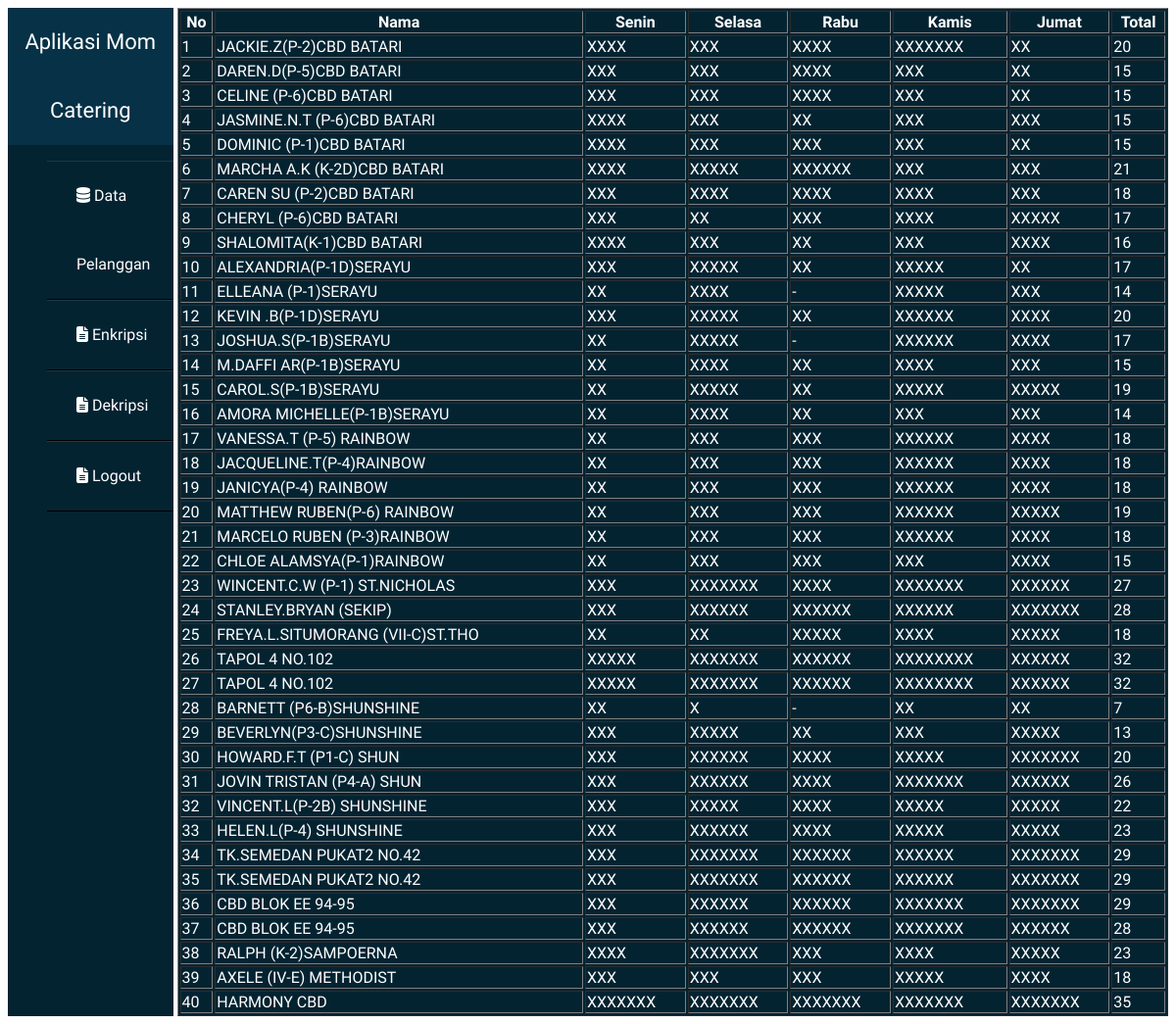
The app's page /datapelanggan.php with its own data.
### tables this page shows
CREATE TABLE `tbl_pelanggan` (
  `no` int(11) NOT NULL,
  `nama` varchar(50) DEFAULT NULL,
  `senin` varchar(10) DEFAULT NULL,
  `selasa` varchar(10) DEFAULT NULL,
  `rabu` varchar(10) DEFAULT NULL,
  `kamis` varchar(10) DEFAULT NULL,
  `jumat` varchar(10) DEFAULT NULL,
  `total` int(50) DEFAULT NULL
);

### datapelanggan.php (the view, shortened to what this page needs)
<?php
include 'koneksi.php';
$query = mysqli_query($koneksi, "SELECT * FROM tbl_pelanggan");
?>
<!DOCTYPE html>
<html lang="en">
<head>
    <link rel="stylesheet" href="database.css">
</head>
<body>
    <div class="container">
        <div class = "sidebar">
            <header>Aplikasi Mom Catering</header>
            <ul>
                <li><a href="#"><span class="fas fa-database"></span> Data Pelanggan</a></li>
                <li><a href="enkripsi.php"><span class="fas fa-file-alt"></span> Enkripsi</a></li>
                <li><a href="dekripsi.php"><span class="fas fa-file-alt"></span> Dekripsi</a></li>
                <li><a href="logout.php"><span class="fas fa-file-alt"></span> Logout</a></li>
            </ul>
        </div>
        <div id="tabel">
           <table border="1">
                <tr>
                    <th>No</th>
                    <th>Nama</th>
                    <th>Senin</th>
                    <th>Selasa</th>
                    <th>Rabu</th>
                    <th>Kamis</th>
                    <th>Jumat</th>
                    <th>Total</th>
                </tr>
            <?php
                while($database = mysqli_fetch_assoc($query)){
                    $no = $database["no"];
                    $nama = $database["nama"];
                    $senin = $database["senin"];
                    $selasa = $database["selasa"];
                    $rabu = $database["rabu"];
                    $kamis = $database["kamis"];
                    $jumat = $database["jumat"];
                    $total = $database["total"];
                echo "<tr>
                    <td>$no </td>
                    <td>$nama </td>
                    <td>$senin </td>
                    <td> $selasa </td>
                    <td> $rabu </td>
                    <td> $kamis</td>
                    <td> $jumat </td>
                    <td> $total</td>
                </tr>";
                }
                ?>
           </table>
        </div>
    </div>
</body>
</html>

### database.css (style rules this page uses)
.container { display: grid; grid-template-columns: 1fr 6fr; grid-column-gap: 4px; }
.sidebar { background: #042331; height: 100%; transition: all .5s ease; }
.sidebar header { font-size: 22px; font-family: 'Balsamiq Sans', cursive; color: white; line-height: 70px; text-align: center; background: #063146; user-select: none; }
.sidebar ul a { display: block; height: 100%; width: 100%; line-height: 70px; font-size: 16px; font-family: 'Balsamiq Sans', cursive; color: white; padding-left: 30px; box-sizing: border-box; border-top: 1px solid rgba(255, 255, 255, 0.1); border-bottom: 1px solid black; text-decoration: none; }
.sidebar ul li { list-style-type: none; }
#tabel { display:grid; background: #042331; color: white; font-family: 'Balsamiq Sans', cursive; font-size: 16px; }

### records on screen
tbl_pelanggan: no "1", nama "JACKIE.Z(P-2)CBD BATARI", senin "XXXX", selasa "XXX", rabu "XXXX", kamis "XXXXXXX", jumat "XX", total "20"
tbl_pelanggan: no "2", nama "DAREN.D(P-5)CBD BATARI", senin "XXX", selasa "XXX", rabu "XXXX", kamis "XXX", jumat "XX", total "15"
tbl_pelanggan: no "3", nama "CELINE (P-6)CBD BATARI", senin "XXX", selasa "XXX", rabu "XXXX", kamis "XXX", jumat "XX", total "15"
tbl_pelanggan: no "4", nama "JASMINE.N.T (P-6)CBD BATARI", senin "XXXX", selasa "XXX", rabu "XX", kamis "XXX", jumat "XXX", total "15"
tbl_pelanggan: no "5", nama "DOMINIC (P-1)CBD BATARI", senin "XXXX", selasa "XXX", rabu "XXX", kamis "XXX", jumat "XX", total "15"
tbl_pelanggan: no "6", nama "MARCHA A.K (K-2D)CBD BATARI", senin "XXXX", selasa "XXXXX", rabu "XXXXXX", kamis "XXX", jumat "XXX", total "21"
tbl_pelanggan: no "7", nama "CAREN SU (P-2)CBD BATARI", senin "XXX", selasa "XXXX", rabu "XXXX", kamis "XXXX", jumat "XXX", total "18"
tbl_pelanggan: no "8", nama "CHERYL (P-6)CBD BATARI", senin "XXX", selasa "XX", rabu "XXX", kamis "XXXX", jumat "XXXXX", total "17"
tbl_pelanggan: no "9", nama "SHALOMITA(K-1)CBD BATARI", senin "XXXX", selasa "XXX", rabu "XX", kamis "XXX", jumat "XXXX", total "16"
tbl_pelanggan: no "10", nama "ALEXANDRIA(P-1D)SERAYU", senin "XXX", selasa "XXXXX", rabu "XX", kamis "XXXXX", jumat "XX", total "17"
tbl_pelanggan: no "11", nama "ELLEANA (P-1)SERAYU", senin "XX", selasa "XXXX", rabu "-", kamis "XXXXX", jumat "XXX", total "14"
tbl_pelanggan: no "12", nama "KEVIN .B(P-1D)SERAYU", senin "XXX", selasa "XXXXX", rabu "XX", kamis "XXXXXX", jumat "XXXX", total "20"
tbl_pelanggan: no "13", nama "JOSHUA.S(P-1B)SERAYU", senin "XX", selasa "XXXXX", rabu "-", kamis "XXXXXX", jumat "XXXX", total "17"
tbl_pelanggan: no "14", nama "M.DAFFI AR(P-1B)SERAYU", senin "XX", selasa "XXXX", rabu "XX", kamis "XXXX", jumat "XXX", total "15"
tbl_pelanggan: no "15", nama "CAROL.S(P-1B)SERAYU", senin "XX", selasa "XXXXX", rabu "XX", kamis "XXXXX", jumat "XXXXX", total "19"
tbl_pelanggan: no "16", nama "AMORA MICHELLE(P-1B)SERAYU", senin "XX", selasa "XXXX", rabu "XX", kamis "XXX", jumat "XXX", total "14"
tbl_pelanggan: no "17", nama "VANESSA.T (P-5) RAINBOW", senin "XX", selasa "XXX", rabu "XXX", kamis "XXXXXX", jumat "XXXX", total "18"
tbl_pelanggan: no "18", nama "JACQUELINE.T(P-4)RAINBOW", senin "XX", selasa "XXX", rabu "XXX", kamis "XXXXXX", jumat "XXXX", total "18"
tbl_pelanggan: no "19", nama "JANICYA(P-4) RAINBOW", senin "XX", selasa "XXX", rabu "XXX", kamis "XXXXXX", jumat "XXXX", total "18"
tbl_pelanggan: no "20", nama "MATTHEW RUBEN(P-6) RAINBOW", senin "XX", selasa "XXX", rabu "XXX", kamis "XXXXXX", jumat "XXXXX", total "19"
tbl_pelanggan: no "21", nama "MARCELO RUBEN (P-3)RAINBOW", senin "XX", selasa "XXX", rabu "XXX", kamis "XXXXXX", jumat "XXXX", total "18"
tbl_pelanggan: no "22", nama "CHLOE ALAMSYA(P-1)RAINBOW", senin "XX", selasa "XXX", rabu "XXX", kamis "XXX", jumat "XXXX", total "15"
tbl_pelanggan: no "23", nama "WINCENT.C.W (P-1) ST.NICHOLAS", senin "XXX", selasa "XXXXXXX", rabu "XXXX", kamis "XXXXXXX", jumat "XXXXXX", total "27"
tbl_pelanggan: no "24", nama "STANLEY.BRYAN (SEKIP)", senin "XXX", selasa "XXXXXX", rabu "XXXXXX", kamis "XXXXXX", jumat "XXXXXXX", total "28"
tbl_pelanggan: no "25", nama "FREYA.L.SITUMORANG (VII-C)ST.THO", senin "XX", selasa "XX", rabu "XXXXX", kamis "XXXX", jumat "XXXXX", total "18"
tbl_pelanggan: no "26", nama "TAPOL 4 NO.102", senin "XXXXX", selasa "XXXXXXX", rabu "XXXXXX", kamis "XXXXXXXX", jumat "XXXXXX", total "32"
tbl_pelanggan: no "27", nama "TAPOL 4 NO.102", senin "XXXXX", selasa "XXXXXXX", rabu "XXXXXX", kamis "XXXXXXXX", jumat "XXXXXX", total "32"
tbl_pelanggan: no "28", nama "BARNETT (P6-B)SHUNSHINE", senin "XX", selasa "X", rabu "-", kamis "XX", jumat "XX", total "7"
tbl_pelanggan: no "29", nama "BEVERLYN(P3-C)SHUNSHINE", senin "XXX", selasa "XXXXX", rabu "XX", kamis "XXX", jumat "XXXXX", total "13"
tbl_pelanggan: no "30", nama "HOWARD.F.T (P1-C) SHUN", senin "XXX", selasa "XXXXXX", rabu "XXXX", kamis "XXXXX", jumat "XXXXXXX", total "20"
tbl_pelanggan: no "31", nama "JOVIN TRISTAN (P4-A) SHUN", senin "XXX", selasa "XXXXXX", rabu "XXXX", kamis "XXXXXXX", jumat "XXXXXX", total "26"
tbl_pelanggan: no "32", nama "VINCENT.L(P-2B) SHUNSHINE", senin "XXX", selasa "XXXXX", rabu "XXXX", kamis "XXXXX", jumat "XXXXX", total "22"
tbl_pelanggan: no "33", nama "HELEN.L(P-4) SHUNSHINE", senin "XXX", selasa "XXXXXX", rabu "XXXX", kamis "XXXXX", jumat "XXXXX", total "23"
tbl_pelanggan: no "34", nama "TK.SEMEDAN PUKAT2 NO.42", senin "XXX", selasa "XXXXXXX", rabu "XXXXXX", kamis "XXXXXX", jumat "XXXXXXX", total "29"
tbl_pelanggan: no "35", nama "TK.SEMEDAN PUKAT2 NO.42", senin "XXX", selasa "XXXXXXX", rabu "XXXXXX", kamis "XXXXXX", jumat "XXXXXXX", total "29"
tbl_pelanggan: no "36", nama "CBD BLOK EE 94-95", senin "XXX", selasa "XXXXXX", rabu "XXXXXX", kamis "XXXXXXX", jumat "XXXXXXX", total "29"
tbl_pelanggan: no "37", nama "CBD BLOK EE 94-95", senin "XXX", selasa "XXXXXX", rabu "XXXXXX", kamis "XXXXXXX", jumat "XXXXXX", total "28"
tbl_pelanggan: no "38", nama "RALPH (K-2)SAMPOERNA", senin "XXXX", selasa "XXXXXXX", rabu "XXX", kamis "XXXX", jumat "XXXXX", total "23"
tbl_pelanggan: no "39", nama "AXELE (IV-E) METHODIST", senin "XXX", selasa "XXX", rabu "XXX", kamis "XXXXX", jumat "XXXX", total "18"
tbl_pelanggan: no "40", nama "HARMONY CBD", senin "XXXXXXX", selasa "XXXXXXX", rabu "XXXXXXX", kamis "XXXXXXX", jumat "XXXXXXX", total "35"
